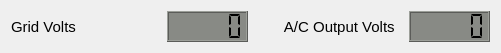
   <widget class="QWidget" name="layoutWidget">
    <property name="geometry">
     <rect>
      <x>11</x>
      <y>664</y>
      <width>501</width>
      <height>33</height>
     </rect>
    </property>
    <layout class="QHBoxLayout" name="horizontalLayout_3">
     <item>
      <widget class="QLabel" name="Grid_Volts_label">
       <property name="font">
        <font>
         <pointsize>11</pointsize>
        </font>
       </property>
       <property name="text">
        <string>Grid Volts</string>
       </property>
      </widget>
     </item>
     <item>
      <widget class="QLCDNumber" name="Grid_Volts_LCD">
       <property name="minimumSize">
        <size>
         <width>81</width>
         <height>31</height>
        </size>
       </property>
       <property name="maximumSize">
        <size>
         <width>81</width>
         <height>31</height>
        </size>
       </property>
       <property name="font">
        <font>
         <pointsize>11</pointsize>
         <weight>50</weight>
         <bold>false</bold>
        </font>
       </property>
       <property name="styleSheet">
        <string notr="true">QLCDNumber{
background-color: rgb(136, 138, 133);
}</string>
       </property>
       <property name="digitCount">
        <number>5</number>
       </property>
       <property name="segmentStyle">
        <enum>QLCDNumber::Flat</enum>
       </property>
       <property name="value" stdset="0">
        <double>0.000000000000000</double>
       </property>
      </widget>
     </item>
     <item>
      <widget class="QLabel" name="AC_Out_Volts_label">
       <property name="enabled">
        <bool>true</bool>
       </property>
       <property name="font">
        <font>
         <pointsize>11</pointsize>
        </font>
       </property>
       <property name="text">
        <string>A/C Output Volts  </string>
       </property>
       <property name="alignment">
        <set>Qt::AlignRight|Qt::AlignTrailing|Qt::AlignVCenter</set>
       </property>
      </widget>
     </item>
     <item>
      <widget class="QLCDNumber" name="AC_Out_Volts_LCD">
       <property name="minimumSize">
        <size>
         <width>81</width>
         <height>31</height>
        </size>
       </property>
       <property name="maximumSize">
        <size>
         <width>81</width>
         <height>31</height>
        </size>
       </property>
       <property name="font">
        <font>
         <pointsize>11</pointsize>
         <weight>50</weight>
         <bold>false</bold>
        </font>
       </property>
       <property name="styleSheet">
        <string notr="true">QLCDNumber{
background-color: rgb(136, 138, 133);
}</string>
       </property>
       <property name="digitCount">
        <number>5</number>
       </property>
       <property name="segmentStyle">
        <enum>QLCDNumber::Flat</enum>
       </property>
       <property name="value" stdset="0">
        <double>0.000000000000000</double>
       </property>
      </widget>
     </item>
    </layout>
   </widget>
